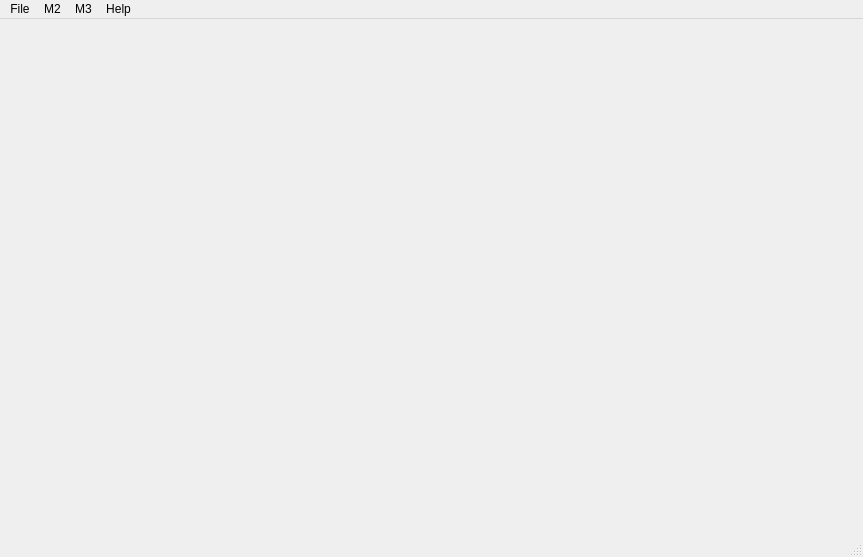
<?xml version="1.0" encoding="UTF-8"?>
<ui version="4.0">
 <class>MainWindow</class>
 <widget class="QMainWindow" name="MainWindow">
  <property name="geometry">
   <rect>
    <x>0</x>
    <y>0</y>
    <width>863</width>
    <height>557</height>
   </rect>
  </property>
  <property name="windowTitle">
   <string>Image Viewer</string>
  </property>
  <widget class="QWidget" name="centralwidget">
   <layout class="QGridLayout" name="gridLayout_2">
    <item row="0" column="0">
     <layout class="QGridLayout" name="gridLayout">
      <property name="sizeConstraint">
       <enum>QLayout::SetDefaultConstraint</enum>
      </property>
      <item row="0" column="0">
       <widget class="QLabel" name="imageLabel">
        <property name="text">
         <string/>
        </property>
       </widget>
      </item>
     </layout>
    </item>
   </layout>
  </widget>
  <widget class="QMenuBar" name="menubar">
   <property name="geometry">
    <rect>
     <x>0</x>
     <y>0</y>
     <width>863</width>
     <height>21</height>
    </rect>
   </property>
   <widget class="QMenu" name="menuFile">
    <property name="title">
     <string>File</string>
    </property>
    <addaction name="actionOpen"/>
    <addaction name="actionSave"/>
    <addaction name="actionSave_As"/>
    <addaction name="actionUndo"/>
    <addaction name="actionRedo_3"/>
    <addaction name="separator"/>
    <addaction name="actionExit"/>
   </widget>
   <widget class="QMenu" name="menuHelp">
    <property name="title">
     <string>Help</string>
    </property>
    <addaction name="actionAbout"/>
   </widget>
   <widget class="QMenu" name="menuFilters">
    <property name="title">
     <string>M2</string>
    </property>
    <addaction name="actionErosion"/>
    <addaction name="actionDilatation"/>
    <addaction name="actionInversion"/>
   </widget>
   <widget class="QMenu" name="menuM3">
    <property name="title">
     <string>M3</string>
    </property>
    <widget class="QMenu" name="menuCustom_filters">
     <property name="title">
      <string>Custom filters</string>
     </property>
     <addaction name="separator"/>
     <addaction name="actionMake_new_custom_filter"/>
    </widget>
    <addaction name="menuCustom_filters"/>
    <addaction name="actionIntegrating_filter"/>
    <addaction name="actionBlur"/>
    <addaction name="actionSharpen"/>
   </widget>
   <addaction name="menuFile"/>
   <addaction name="menuFilters"/>
   <addaction name="menuM3"/>
   <addaction name="menuHelp"/>
  </widget>
  <widget class="QStatusBar" name="statusbar"/>
  <action name="actionOpen">
   <property name="text">
    <string>Open...</string>
   </property>
   <property name="shortcut">
    <string>Ctrl+O</string>
   </property>
  </action>
  <action name="actionExit">
   <property name="text">
    <string>Exit</string>
   </property>
   <property name="shortcut">
    <string>Esc</string>
   </property>
  </action>
  <action name="actionSave">
   <property name="text">
    <string>Save</string>
   </property>
   <property name="shortcut">
    <string>Ctrl+S</string>
   </property>
  </action>
  <action name="actionSave_As">
   <property name="text">
    <string>Save As...</string>
   </property>
   <property name="shortcut">
    <string>Ctrl+Shift+S</string>
   </property>
  </action>
  <action name="actionAbout">
   <property name="text">
    <string>About</string>
   </property>
   <property name="shortcut">
    <string>F1</string>
   </property>
  </action>
  <action name="actionErosion">
   <property name="text">
    <string>Erosion</string>
   </property>
   <property name="shortcut">
    <string>Ctrl+E</string>
   </property>
  </action>
  <action name="actionDilatation">
   <property name="text">
    <string>Dilatation</string>
   </property>
   <property name="shortcut">
    <string>Ctrl+D</string>
   </property>
  </action>
  <action name="actionInversion">
   <property name="text">
    <string>Inversion</string>
   </property>
   <property name="shortcut">
    <string>Ctrl+I</string>
   </property>
  </action>
  <action name="actionTest">
   <property name="text">
    <string>test</string>
   </property>
   <property name="shortcut">
    <string>Ctrl+T</string>
   </property>
  </action>
  <action name="actionAny_standard_filter">
   <property name="text">
    <string>Any standard filter</string>
   </property>
  </action>
  <action name="actionMake_new_custom_filter">
   <property name="text">
    <string>Make new custom filter...</string>
   </property>
  </action>
  <action name="actionLinear_filter">
   <property name="text">
    <string>Linear filter</string>
   </property>
  </action>
  <action name="actionNoize_filter">
   <property name="text">
    <string>Noize filter</string>
   </property>
  </action>
  <action name="actionWhite_noize">
   <property name="text">
    <string>White noize</string>
   </property>
  </action>
  <action name="actionMedian_filter">
   <property name="text">
    <string>Median filter</string>
   </property>
  </action>
  <action name="actionGauss_filter">
   <property name="text">
    <string>Gauss filter</string>
   </property>
  </action>
  <action name="actionLow_pass_filter">
   <property name="text">
    <string>Low-pass filter</string>
   </property>
  </action>
  <action name="actionIntegrating_filter">
   <property name="text">
    <string>Integrating filter</string>
   </property>
  </action>
  <action name="actionBlur">
   <property name="text">
    <string>Blur</string>
   </property>
  </action>
  <action name="actionSharpen">
   <property name="text">
    <string>Sharpen</string>
   </property>
  </action>
  <action name="actionUndo">
   <property name="text">
    <string>Undo</string>
   </property>
   <property name="shortcut">
    <string>Ctrl+Z</string>
   </property>
  </action>
  <action name="actionRedo">
   <property name="text">
    <string>redo</string>
   </property>
  </action>
  <action name="actionRedo_2">
   <property name="text">
    <string>Redo</string>
   </property>
  </action>
  <action name="actionRedo_3">
   <property name="text">
    <string>Redo</string>
   </property>
   <property name="shortcut">
    <string>Ctrl+Shift+Z</string>
   </property>
  </action>
 </widget>
 <resources/>
 <connections/>
</ui>
